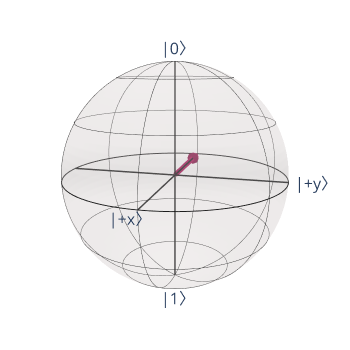

Notebook source saved alongside this figure:
### Code cell
bloch_sphere(qc.statevector())
